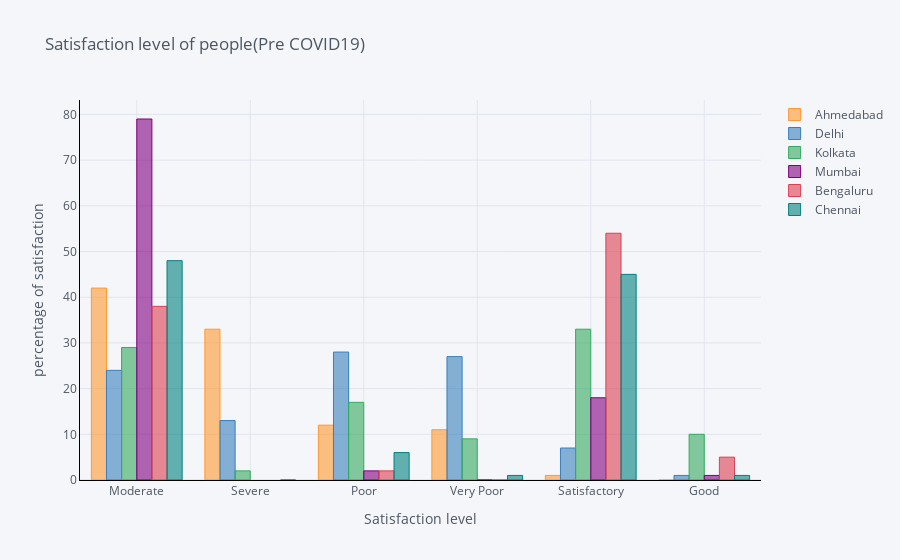

Notebook cell for this chart:
### Markdown cell above
## Satisfaction levels pre-COVID

### Code cell
df = df1.copy()
def al(var):
    cities = [var]
    filtered_city_day = df[df['Date'] <= '2020-03-25']
    AQI = filtered_city_day[filtered_city_day.City.isin(cities)][['City','AQI_Bucket']]
    AQI[var] = AQI['AQI_Bucket']
    k = AQI[var].value_counts()
    m = pd.DataFrame((round((k/sum(k))*100)))
    return m
c11 = al('Ahmedabad')
c22 = al('Delhi')
c33 = al('Kolkata')
c44 = al('Mumbai')
c55 = al('Bengaluru')
c66 = al('Chennai')
df = pd.concat([c11,c22,c33,c44,c55,c66],axis=1)
df.iplot(kind='bar', align='center',xTitle='Satisfaction level', yTitle='percentage of satisfaction' ,linecolor='black', title='Satisfaction level of people(Pre COVID19)')

### Figure 1 — Plotly figure (JSON) as saved in the notebook; plotly's stock layout.template omitted (floating-point values rounded to 4 significant figures)
{"data": [{"marker": {"color": "rgba(255, 153, 51, 0.6)", "line": {"color": "rgba(255, 153, 51, 1.0)", "width": 1}}, "name": "Ahmedabad", "orientation": "v", "text": "", "type": "bar", "x": ["Moderate", "Severe", "Poor", "Very Poor", "Satisfactory", "Good"], "y": [42, 33, 12, 11, 1, 0]}, {"marker": {"color": "rgba(55, 128, 191, 0.6)", "line": {"color": "rgba(55, 128, 191, 1.0)", "width": 1}}, "name": "Delhi", "orientation": "v", "text": "", "type": "bar", "x": ["Moderate", "Severe", "Poor", "Very Poor", "Satisfactory", "Good"], "y": [24, 13, 28, 27, 7, 1]}, {"marker": {"color": "rgba(50, 171, 96, 0.6)", "line": {"color": "rgba(50, 171, 96, 1.0)", "width": 1}}, "name": "Kolkata", "orientation": "v", "text": "", "type": "bar", "x": ["Moderate", "Severe", "Poor", "Very Poor", "Satisfactory", "Good"], "y": [29, 2, 17, 9, 33, 10]}, {"marker": {"color": "rgba(128, 0, 128, 0.6)", "line": {"color": "rgba(128, 0, 128, 1.0)", "width": 1}}, "name": "Mumbai", "orientation": "v", "text": "", "type": "bar", "x": ["Moderate", "Severe", "Poor", "Very Poor", "Satisfactory", "Good"], "y": [79, "", 2, 0, 18, 1]}, {"marker": {"color": "rgba(219, 64, 82, 0.6)", "line": {"color": "rgba(219, 64, 82, 1.0)", "width": 1}}, "name": "Bengaluru", "orientation": "v", "text": "", "type": "bar", "x": ["Moderate", "Severe", "Poor", "Very Poor", "Satisfactory", "Good"], "y": [38, "", 2, 0, 54, 5]}, {"marker": {"color": "rgba(0, 128, 128, 0.6)", "line": {"color": "rgba(0, 128, 128, 1.0)", "width": 1}}, "name": "Chennai", "orientation": "v", "text": "", "type": "bar", "x": ["Moderate", "Severe", "Poor", "Very Poor", "Satisfactory", "Good"], "y": [48, 0, 6, 1, 45, 1]}], "layout": {"legend": {"bgcolor": "#F5F6F9", "font": {"color": "#4D5663"}}, "paper_bgcolor": "#F5F6F9", "plot_bgcolor": "#F5F6F9", "title": {"font": {"color": "#4D5663"}, "text": "Satisfaction level of people(Pre COVID19)"}, "xaxis": {"gridcolor": "#E1E5ED", "linecolor": "black", "showgrid": true, "tickfont": {"color": "#4D5663"}, "title": {"font": {"color": "#4D5663"}, "text": "Satisfaction level"}, "zerolinecolor": "#E1E5ED"}, "yaxis": {"gridcolor": "#E1E5ED", "linecolor": "black", "showgrid": true, "tickfont": {"color": "#4D5663"}, "title": {"font": {"color": "#4D5663"}, "text": "percentage of satisfaction"}, "zerolinecolor": "#E1E5ED"}}}
